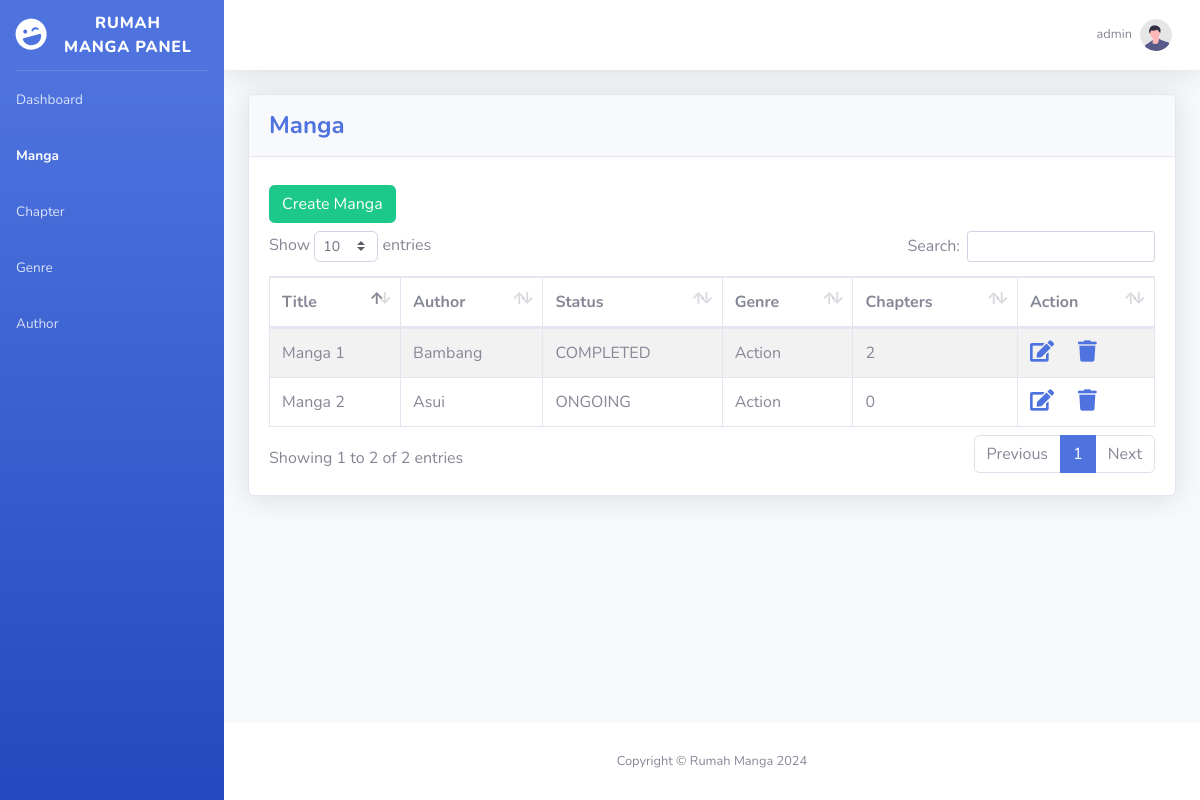
The page /manga.php (signed in) on the database as committed earlier.
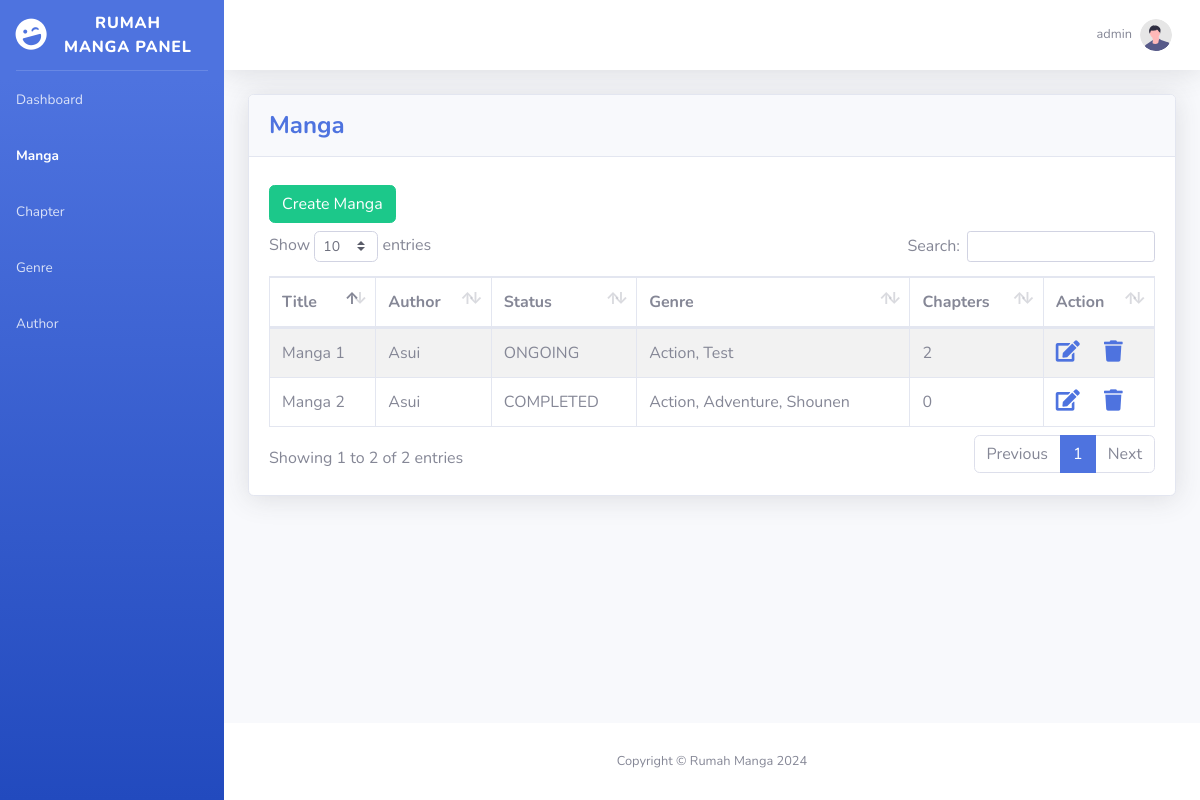
The same page on the database as committed later.
### tables this page shows
CREATE TABLE "mangas" (
	"id"	INTEGER NOT NULL,
	"secure_id"	TEXT NOT NULL,
	"created_date"	TEXT,
	"modified_date"	TEXT,
	"title"	TEXT NOT NULL,
	"author_id"	TEXT,
	"genres_id"	TEXT,
	"status"	TEXT,
	"synopsis"	TEXT,
	"cover_img"	TEXT,
	PRIMARY KEY("id")
);

### api/get_manga.php (called while the page is built, shortened)
<?php
include('config/db.php');
if ($_SERVER["REQUEST_METHOD"] == "GET") {
    try{
        $sql = 'SELECT * FROM mangas';
        $stmt = $db->query($sql);
        $mangas = $stmt->fetchAll();
        $i = 0;
        foreach($mangas as $manga) {
            $genreIds = json_decode($manga['genres_id']);
            $genreNames = array();
            foreach ($genreIds as $genreId) {
                $sql = "SELECT name FROM genres WHERE id = ".$genreId;
                $stmt = $db->query($sql);
                $genre = $stmt->fetchColumn();
                if ($genre) {
                    $genreNames[] = $genre;
                }
            }
            $genreNamesCombined = implode(", ", $genreNames);
            $mangas[$i]['genre'] = $genreNamesCombined;
            $sql = 'SELECT * FROM chapters WHERE manga_id='.$manga['id'];
            $stmt = $db->query($sql);
            $chapters = $stmt->fetchAll();
            $mangas[$i]['chapters'] = count($chapters);
            $sql = 'SELECT name FROM authors WHERE id = '.$manga['author_id'];
            $stmt = $db->query($sql);
            $author = $stmt->fetchColumn();
            $mangas[$i]['author'] = $author;
            $i++;
        }
    } catch(PDOException $e){
        echo "Connection failed: " . $e->getMessage();
    }
}
?>

### manga.php (the view, shortened to what this page needs)
<?php
include('layout/header.php');
require 'api/get_manga.php'
?>
<body id="page-top">
    <?php
     include 'layout/sidebar.php';
    ?>
    <div id="content-wrapper" class="d-flex flex-column">
    <div id="content">
        <?php include 'layout/top_bar.php'?>
        <div class="container-fluid">
            <div class="card shadow mb-4">
                <div class="card-header py-3">
                    <h4 class="m-0 font-weight-bold text-primary">Manga</h4>
                </div>
                <div class="card-body">
                    <a type="button" class="btn btn-success my-2" href="upsert_manga.php">Create Manga</a>
                    <div class="table-responsive">
                        <table class="table table-bordered table-striped" id="dataTable" width="100%" cellspacing="0">
                            <thead>
                                <tr>
                                    <th>Title</th>
                                    <th>Author</th>
                                    <th>Status</th>
                                    <th>Genre</th>
                                    <th>Chapters</th>
                                    <th>Action</th>
                                </tr>
                            </thead>
                            <tbody>
                                <?php foreach($mangas as $manga): ?>
                                    <tr>
                                        <td><?php echo htmlspecialchars($manga['title']); ?></td>
                                        <td><?php echo htmlspecialchars($manga['author']); ?></td>
                                        <td><?php echo htmlspecialchars($manga['status']); ?></td>
                                        <td><?php echo htmlspecialchars($manga['genre']);?></td>
                                        <td><?php echo htmlspecialchars($manga['chapters']);?></td>
                                        <td>
                                            <?php echo '<a href="upsert_manga.php?q='.htmlspecialchars($manga['secure_id']).'"><i class="fas fa-lg fa-edit"></i></a>';?>
                                            <?php echo '<a href="#" class="delete-btn" data-secure-id="'.$manga['secure_id'].'"><i class="fas fa-lg fa-trash"></i></a>';?>
                                        </td>
                                    </tr>
                                <?php endforeach; ?>
                            </tbody>
                        </table>
                    </div>
                </div>
            </div>
        </div>
    </div>
    <?php include 'layout/footer.php'?>
    </div>
    </div>
</body>
</html>

Rows that differ between the two databases and show on the page:
changed mangas "Manga 1": author "Bambang" → "Asui"; status "COMPLETED" → "ONGOING"; genre "Action" → "Action, Test"
changed mangas "Manga 2": status "ONGOING" → "COMPLETED"; genre "Action" → "Action, Adventure, Shounen"
